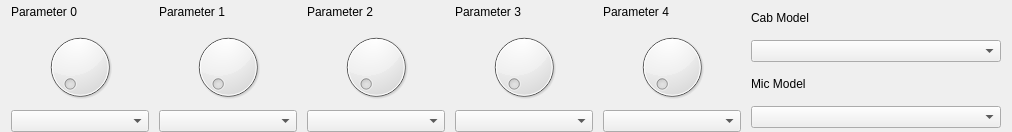
<?xml version="1.0" encoding="UTF-8"?>
<ui version="4.0">
 <class>CabUI</class>
 <widget class="QWidget" name="CabUI">
  <property name="geometry">
   <rect>
    <x>0</x>
    <y>0</y>
    <width>1012</width>
    <height>132</height>
   </rect>
  </property>
  <property name="minimumSize">
   <size>
    <width>0</width>
    <height>100</height>
   </size>
  </property>
  <property name="maximumSize">
   <size>
    <width>16777215</width>
    <height>132</height>
   </size>
  </property>
  <property name="windowTitle">
   <string>Form</string>
  </property>
  <layout class="QHBoxLayout" name="horizontalLayout_2">
   <property name="spacing">
    <number>10</number>
   </property>
   <property name="topMargin">
    <number>0</number>
   </property>
   <property name="bottomMargin">
    <number>0</number>
   </property>
   <item>
    <widget class="QWidget" name="param0Container" native="true">
     <layout class="QVBoxLayout" name="verticalLayout_5">
      <property name="spacing">
       <number>6</number>
      </property>
      <property name="leftMargin">
       <number>0</number>
      </property>
      <property name="topMargin">
       <number>0</number>
      </property>
      <property name="rightMargin">
       <number>0</number>
      </property>
      <property name="bottomMargin">
       <number>0</number>
      </property>
      <item>
       <widget class="QLabel" name="param0Lbl">
        <property name="minimumSize">
         <size>
          <width>0</width>
          <height>24</height>
         </size>
        </property>
        <property name="maximumSize">
         <size>
          <width>16777215</width>
          <height>24</height>
         </size>
        </property>
        <property name="text">
         <string>Parameter 0</string>
        </property>
       </widget>
      </item>
      <item>
       <widget class="QWidget" name="param0Mid" native="true">
        <layout class="QGridLayout" name="gridLayout">
         <property name="leftMargin">
          <number>0</number>
         </property>
         <property name="topMargin">
          <number>0</number>
         </property>
         <property name="rightMargin">
          <number>0</number>
         </property>
         <property name="bottomMargin">
          <number>0</number>
         </property>
         <property name="spacing">
          <number>0</number>
         </property>
         <item row="0" column="0">
          <widget class="QDial" name="param0Knob"/>
         </item>
        </layout>
       </widget>
      </item>
      <item>
       <widget class="QComboBox" name="param0Value">
        <property name="minimumSize">
         <size>
          <width>0</width>
          <height>0</height>
         </size>
        </property>
        <property name="maximumSize">
         <size>
          <width>16777215</width>
          <height>16777215</height>
         </size>
        </property>
       </widget>
      </item>
     </layout>
    </widget>
   </item>
   <item>
    <widget class="QWidget" name="param1Container" native="true">
     <layout class="QVBoxLayout" name="verticalLayout_2">
      <property name="spacing">
       <number>6</number>
      </property>
      <property name="leftMargin">
       <number>0</number>
      </property>
      <property name="topMargin">
       <number>0</number>
      </property>
      <property name="rightMargin">
       <number>0</number>
      </property>
      <property name="bottomMargin">
       <number>0</number>
      </property>
      <item>
       <widget class="QLabel" name="param1Lbl">
        <property name="minimumSize">
         <size>
          <width>0</width>
          <height>24</height>
         </size>
        </property>
        <property name="maximumSize">
         <size>
          <width>16777215</width>
          <height>24</height>
         </size>
        </property>
        <property name="text">
         <string>Parameter 1</string>
        </property>
       </widget>
      </item>
      <item>
       <widget class="QWidget" name="param1Mid" native="true">
        <layout class="QGridLayout" name="gridLayout_4">
         <property name="leftMargin">
          <number>0</number>
         </property>
         <property name="topMargin">
          <number>0</number>
         </property>
         <property name="rightMargin">
          <number>0</number>
         </property>
         <property name="bottomMargin">
          <number>0</number>
         </property>
         <property name="spacing">
          <number>0</number>
         </property>
         <item row="0" column="0">
          <widget class="QDial" name="param1Knob"/>
         </item>
        </layout>
       </widget>
      </item>
      <item>
       <widget class="QComboBox" name="param1Value">
        <property name="minimumSize">
         <size>
          <width>0</width>
          <height>0</height>
         </size>
        </property>
        <property name="maximumSize">
         <size>
          <width>16777215</width>
          <height>16777215</height>
         </size>
        </property>
       </widget>
      </item>
     </layout>
    </widget>
   </item>
   <item>
    <widget class="QWidget" name="param2Container" native="true">
     <layout class="QVBoxLayout" name="verticalLayout">
      <property name="leftMargin">
       <number>0</number>
      </property>
      <property name="topMargin">
       <number>0</number>
      </property>
      <property name="rightMargin">
       <number>0</number>
      </property>
      <property name="bottomMargin">
       <number>0</number>
      </property>
      <item>
       <widget class="QLabel" name="param2Lbl">
        <property name="minimumSize">
         <size>
          <width>0</width>
          <height>24</height>
         </size>
        </property>
        <property name="maximumSize">
         <size>
          <width>16777215</width>
          <height>24</height>
         </size>
        </property>
        <property name="text">
         <string>Parameter 2</string>
        </property>
       </widget>
      </item>
      <item>
       <widget class="QWidget" name="param2Mid" native="true">
        <layout class="QGridLayout" name="gridLayout_3">
         <property name="leftMargin">
          <number>0</number>
         </property>
         <property name="topMargin">
          <number>0</number>
         </property>
         <property name="rightMargin">
          <number>0</number>
         </property>
         <property name="bottomMargin">
          <number>0</number>
         </property>
         <property name="spacing">
          <number>0</number>
         </property>
         <item row="0" column="0">
          <widget class="QDial" name="param2Knob"/>
         </item>
        </layout>
       </widget>
      </item>
      <item>
       <widget class="QComboBox" name="param2Value">
        <property name="minimumSize">
         <size>
          <width>0</width>
          <height>0</height>
         </size>
        </property>
        <property name="maximumSize">
         <size>
          <width>16777215</width>
          <height>16777215</height>
         </size>
        </property>
       </widget>
      </item>
     </layout>
    </widget>
   </item>
   <item>
    <widget class="QWidget" name="param3Container" native="true">
     <layout class="QVBoxLayout" name="verticalLayout_3">
      <property name="leftMargin">
       <number>0</number>
      </property>
      <property name="topMargin">
       <number>0</number>
      </property>
      <property name="rightMargin">
       <number>0</number>
      </property>
      <property name="bottomMargin">
       <number>0</number>
      </property>
      <item>
       <widget class="QLabel" name="param3Lbl">
        <property name="minimumSize">
         <size>
          <width>0</width>
          <height>24</height>
         </size>
        </property>
        <property name="maximumSize">
         <size>
          <width>16777215</width>
          <height>24</height>
         </size>
        </property>
        <property name="text">
         <string>Parameter 3</string>
        </property>
       </widget>
      </item>
      <item>
       <widget class="QWidget" name="param3Mid" native="true">
        <layout class="QGridLayout" name="gridLayout_2">
         <property name="leftMargin">
          <number>0</number>
         </property>
         <property name="topMargin">
          <number>0</number>
         </property>
         <property name="rightMargin">
          <number>0</number>
         </property>
         <property name="bottomMargin">
          <number>0</number>
         </property>
         <property name="spacing">
          <number>0</number>
         </property>
         <item row="0" column="0">
          <widget class="QDial" name="param3Knob"/>
         </item>
        </layout>
       </widget>
      </item>
      <item>
       <widget class="QComboBox" name="param3Value">
        <property name="minimumSize">
         <size>
          <width>0</width>
          <height>0</height>
         </size>
        </property>
        <property name="maximumSize">
         <size>
          <width>16777215</width>
          <height>16777215</height>
         </size>
        </property>
       </widget>
      </item>
     </layout>
    </widget>
   </item>
   <item>
    <widget class="QWidget" name="param4Container" native="true">
     <layout class="QVBoxLayout" name="verticalLayout_4">
      <property name="leftMargin">
       <number>0</number>
      </property>
      <property name="topMargin">
       <number>0</number>
      </property>
      <property name="rightMargin">
       <number>0</number>
      </property>
      <property name="bottomMargin">
       <number>0</number>
      </property>
      <item>
       <widget class="QLabel" name="param4Lbl">
        <property name="minimumSize">
         <size>
          <width>0</width>
          <height>24</height>
         </size>
        </property>
        <property name="maximumSize">
         <size>
          <width>16777215</width>
          <height>24</height>
         </size>
        </property>
        <property name="text">
         <string>Parameter 4</string>
        </property>
       </widget>
      </item>
      <item>
       <widget class="QWidget" name="param4Mid" native="true">
        <layout class="QGridLayout" name="gridLayout_5">
         <property name="leftMargin">
          <number>0</number>
         </property>
         <property name="topMargin">
          <number>0</number>
         </property>
         <property name="rightMargin">
          <number>0</number>
         </property>
         <property name="bottomMargin">
          <number>0</number>
         </property>
         <property name="spacing">
          <number>0</number>
         </property>
         <item row="0" column="0">
          <widget class="QDial" name="param4Knob"/>
         </item>
        </layout>
       </widget>
      </item>
      <item>
       <widget class="QComboBox" name="param4Value">
        <property name="minimumSize">
         <size>
          <width>0</width>
          <height>0</height>
         </size>
        </property>
        <property name="maximumSize">
         <size>
          <width>16777215</width>
          <height>16777215</height>
         </size>
        </property>
       </widget>
      </item>
     </layout>
    </widget>
   </item>
   <item>
    <widget class="QWidget" name="cabConfigWidget" native="true">
     <property name="sizePolicy">
      <sizepolicy hsizetype="Fixed" vsizetype="Preferred">
       <horstretch>0</horstretch>
       <verstretch>0</verstretch>
      </sizepolicy>
     </property>
     <property name="minimumSize">
      <size>
       <width>250</width>
       <height>0</height>
      </size>
     </property>
     <property name="maximumSize">
      <size>
       <width>250</width>
       <height>16777215</height>
      </size>
     </property>
     <layout class="QVBoxLayout" name="verticalLayout_7">
      <property name="leftMargin">
       <number>0</number>
      </property>
      <property name="topMargin">
       <number>2</number>
      </property>
      <property name="rightMargin">
       <number>0</number>
      </property>
      <property name="bottomMargin">
       <number>0</number>
      </property>
      <item>
       <widget class="QLabel" name="cqbModelLbl">
        <property name="minimumSize">
         <size>
          <width>0</width>
          <height>24</height>
         </size>
        </property>
        <property name="maximumSize">
         <size>
          <width>16777215</width>
          <height>24</height>
         </size>
        </property>
        <property name="text">
         <string>Cab Model</string>
        </property>
       </widget>
      </item>
      <item>
       <widget class="QComboBox" name="cabModel">
        <property name="minimumSize">
         <size>
          <width>0</width>
          <height>0</height>
         </size>
        </property>
        <property name="maximumSize">
         <size>
          <width>16777215</width>
          <height>16777215</height>
         </size>
        </property>
       </widget>
      </item>
      <item>
       <widget class="QLabel" name="micModelLbl">
        <property name="minimumSize">
         <size>
          <width>0</width>
          <height>24</height>
         </size>
        </property>
        <property name="maximumSize">
         <size>
          <width>16777215</width>
          <height>24</height>
         </size>
        </property>
        <property name="text">
         <string>Mic Model</string>
        </property>
       </widget>
      </item>
      <item>
       <widget class="QComboBox" name="micModel">
        <property name="minimumSize">
         <size>
          <width>0</width>
          <height>0</height>
         </size>
        </property>
        <property name="maximumSize">
         <size>
          <width>16777215</width>
          <height>16777215</height>
         </size>
        </property>
       </widget>
      </item>
     </layout>
    </widget>
   </item>
  </layout>
 </widget>
 <resources/>
 <connections/>
</ui>
